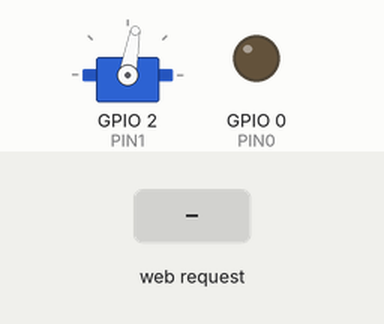
This program was run on a simulated ESP8266 (NodeMCU). On the bench: servo, output pins drawn as LEDs (lit = HIGH). The inputs (shaded band) are chosen by the test bench. WiFi joins after 1.5 s; servers stay silent unless stated; what the program prints to the serial monitor is not drawn.

Above: at 2.8 s.
2.9 s: HTTP request GET /pin?state=on received
At 3.0 s:
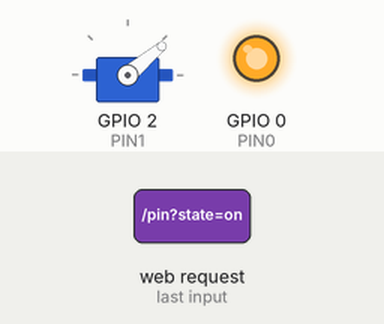
4.6 s: HTTP request GET /pin?state=off received
At 4.7 s:
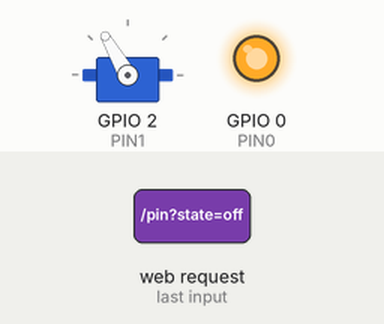
Timing chart, 0 to 7.6 s (numbered marks = the images above; inputs shaded):
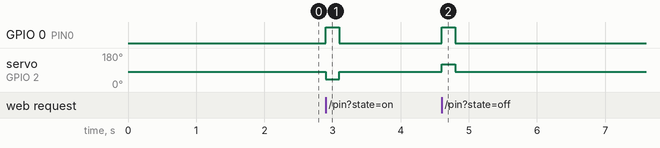

The program:

main.cpp
```cpp
#include <Arduino.h>
#include <Servo.h>
#include <ESP8266WiFi.h>
#include <WiFiClient.h>
#include <ESP8266WebServer.h>
#include <ESP8266mDNS.h>

#ifndef STASSID
#define STASSID "*********" // WIFI SSID
#define STAPSK "*********"  // WIFI password
#endif

#define PIN0 0
#define PIN1 2

const int g_base_r = 80;
const int g_switch_r = 40;
const int servo_runtime = 200;

const char *ssid = STASSID;
const char *password = STAPSK;

ESP8266WebServer server(80); // server端口号
Servo g_servo;

// html
String html1 = R"rawliteral(
<!DOCTYPE html>
<html lang="cn">

<head>
    <meta charset="UTF-8">
    <meta name="viewport" content="width=device-width, initial-scale=1.0">
    <meta http-equiv="X-UA-Compatible" content="ie=edge">
    <title>Welcome ESP8266 for Light</title>
    <script>
        function local(state) {
            var xmlhttp = new XMLHttpRequest();
            xmlhttp.open("GET", "/pin?state=" + state, true);
            xmlhttp.send();
        }
    </script>
    <style>
        body{
            background-color:rgb(10, 10, 10);
        }
        input{
            margin: 20px;
            font-size: 24px;
            padding: 15px;
            rotate: 0px;
            color: white;
        }
    </style>
</head>

<body>
    <div>
        <a href="#" onclick="local('on')">
            <input type="button" value="CLOSE" style="background-color: rgb(182, 0, 0);border-color: rgb(173, 0, 0);">
        </a>
        <a href="#" onclick="local('off')">
            <input type="button" value="OPEN" style="float: right;background-color: rgb(0, 0, 130);border-color: rgb(0, 0, 133);">
        </a>
    </div>
</body>

</html>
)rawliteral";

//-----------控制light fun------//
void controller()
{
  String json = R"rawliteral({"mag":"OK"})rawliteral";
  String state = server.arg("state");
  if (state == "on")
  {
    //    myservo.write(servooff);
    Serial.println("GPIO pin1 on");
    digitalWrite(PIN0, HIGH);
    g_servo.write(g_base_r - g_switch_r);
    delay(servo_runtime);
    g_servo.write(g_base_r);
    digitalWrite(PIN0, LOW);
  }
  else if (state == "off")
  {
    //    myservo.write(servoon);
    Serial.println("GPIO pin off");
    digitalWrite(PIN0, HIGH);
    g_servo.write(g_base_r + g_switch_r);
    delay(servo_runtime);
    g_servo.write(g_base_r);
    digitalWrite(PIN0, LOW);
  }
  server.send(200, "text/plain", json);
}

//--------返回html文件-----------//

void responseHtml(String html)
{
  server.send(200, "text/html", html);
}
/**
 * 必须写两个函数
 * 如果删除 responseHtml 请求主页时会堆栈溢出
 */
void handleRoot()
{
  responseHtml(html1);
}

//----------响应信息--------------//
void handleNotFound()
{
  //  myservo.write(servooff);
  //  digitalWrite(PIN_LIGHT,LOW);
  String message = "File Not Found\n\n";
  message += "URI: ";
  message += server.uri();
  message += "\nMethod: ";
  message += (server.method() == HTTP_GET) ? "GET" : "POST";
  message += "\nArguments: ";
  message += server.args();
  message += "\n";
  for (uint8_t i = 0; i < server.args(); i++)
  {
    message += " " + server.argName(i) + ": " + server.arg(i) + "\n";
  }
  server.send(404, "text/plain", message);
  //  digitalWrite(PIN_LIGHT,HIGH);
}

void setup(void)
{
  //------------初始化------------//

  pinMode(PIN0, OUTPUT);
  digitalWrite(PIN0, LOW);

  g_servo.attach(PIN1);
  g_servo.write(g_base_r);

  Serial.begin(115200);

  //-----------WIFI模式-------------
  WiFi.mode(WIFI_STA);
  //  IPAddress ip(192, 168, 128, 1);
  //  IPAddress ip2(192, 168, 128, 1);
  //  IPAddress su(255, 255, 255, 0);
  //  WiFi.softAPConfig(ip, ip2, su);
  WiFi.begin(ssid, password);
  //  WiFi.softAP(ssid,password);

  Serial.println(WiFi.softAPIP());
  Serial.println("");

  //------------检查连接----------------
  while (WiFi.status() != WL_CONNECTED)
  {
    //    break;
    delay(200);
    Serial.print(".");
  }
  // WIFI connection
  Serial.println("");
  Serial.print("Connected to ");
  Serial.println(ssid);
  Serial.print("IP address: ");
  Serial.println(WiFi.localIP());
  ///******************************************///

  if (MDNS.begin("esp8266"))
  {
    Serial.println("MDNS responder started");
  }

  //-------------路由------------------
  server.on("/", handleRoot);       // 主页
  server.on("/pin", HTTP_GET, controller); // 控制

  //-------------响应-----------------
  server.onNotFound(handleNotFound);

  server.begin();
  Serial.println("HTTP server started");
}

void loop(void)
{
  server.handleClient();
  MDNS.update();
}
```

Measured:
- after the input at 2.9 s, GPIO 0 (PIN0): LOW → HIGH at once, → LOW 0.20 s later; servo on GPIO 2 (PIN1): 80° → 40° at once, → 80° 0.20 s later
- after the input at 4.6 s, GPIO 0 (PIN0): LOW → HIGH at once, → LOW 0.20 s later; servo on GPIO 2 (PIN1): 80° → 120° at once, → 80° 0.20 s later
